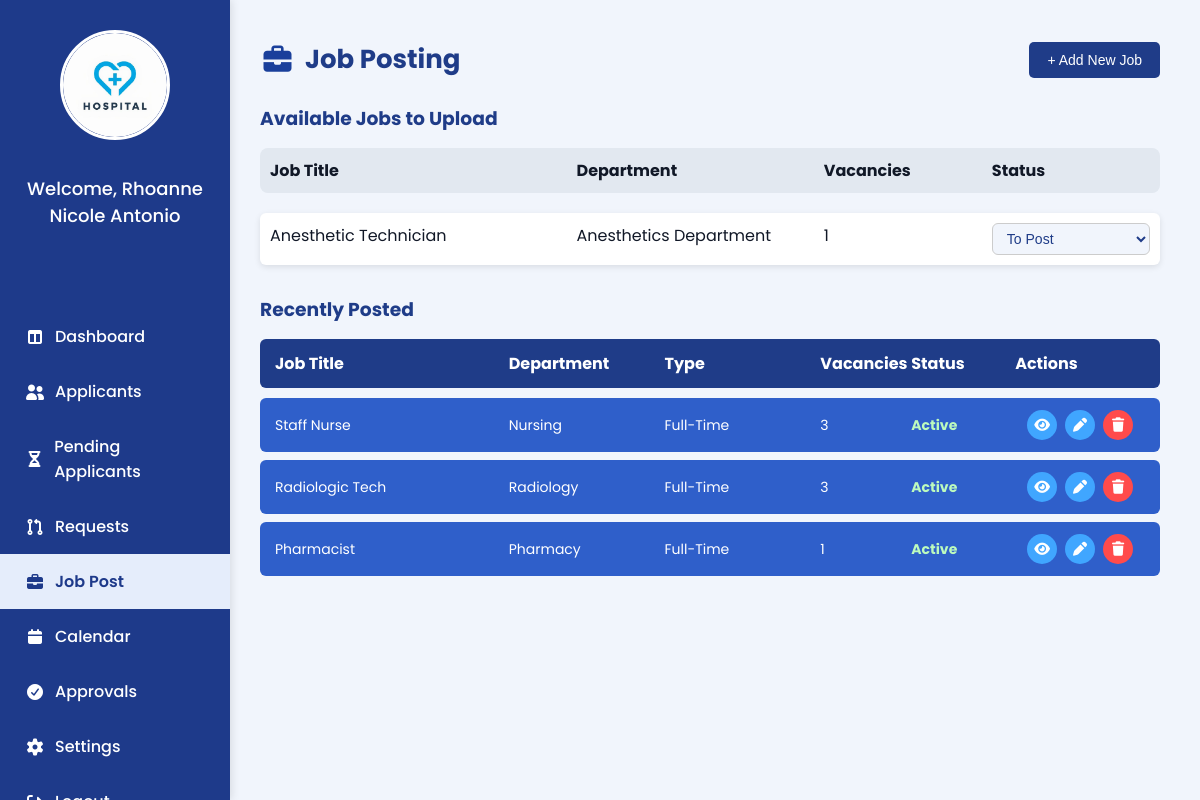
Page /Manager-JobPosting.php on the committed database.
### tables this page shows
CREATE TABLE `vacancies` (
  `id` int(11) NOT NULL,
  `department_id` int(11) NOT NULL,
  `position_id` int(11) NOT NULL,
  `employment_type_id` int(11) NOT NULL,
  `vacancy_count` int(11) NOT NULL,
  `status` varchar(255) NOT NULL DEFAULT 'To Post',
  `created_at` timestamp NOT NULL DEFAULT current_timestamp()
);

CREATE TABLE `position` (
  `positionID` int(11) NOT NULL,
  `departmentID` int(11) NOT NULL,
  `position_title` varchar(150) NOT NULL,
  `vacancies` int(11) DEFAULT NULL
);

CREATE TABLE `department` (
  `deptID` int(11) NOT NULL,
  `deptName` varchar(100) NOT NULL,
  `vacancies` int(11) DEFAULT NULL
);

### Manager-JobPosting.php (the view, shortened to what this page needs)
<?php
require 'admin/db.connect.php';
$managername = 0;
$managernameQuery = $conn->query("SELECT fullname FROM user WHERE role = 'Employee' AND  sub_role ='HR Manager' LIMIT 1");
if ($managernameQuery && $row = $managernameQuery->fetch_assoc()) {
    $managername = $row['fullname'];
}
$vacancies = [];
$query = "
SELECT v.id, d.deptName, p.position_title, v.vacancy_count, v.status
FROM vacancies v
JOIN department d ON v.department_id = d.deptID
JOIN position p ON v.position_id = p.positionID
WHERE v.status = 'To Post'
ORDER BY v.created_at DESC
";
$result = $conn->query($query);
if ($result && $result->num_rows > 0) {
    while ($row = $result->fetch_assoc()) {
        $vacancies[] = $row;
    }
}
?>
<!DOCTYPE html>
<html lang="en">
<head>
  <link rel="stylesheet" href="manager-sidebar.css">
  <link rel="stylesheet" href="https://cdnjs.cloudflare.com/ajax/libs/font-awesome/7.0.1/css/all.min.css">
</head>
<body>
  <div class="sidebar">
    <div class="sidebar-logo">
      <img src="Images/hospitallogo.png" alt="Hospital Logo">
    </div>
    <div class="sidebar-name">
      <p><?php echo "Welcome, $managername"?></p>
    </div>
    <ul class="nav">
      <li><a href="Manager_Dashboard.php"><i class="fa-solid fa-table-columns"></i>Dashboard</a></li>
      <li><a href="Manager_Applicants.php"><i class="fa-solid fa-user-group"></i>Applicants</a></li>
      <li><a href="Manager_PendingApplicants.php"><i class="fa-solid fa-hourglass-half"></i>Pending Applicants</a></li>
      <li><a href="Manager_Request.php"><i class="fa-solid fa-code-pull-request"></i>Requests</a></li>
      <li class="active"><a href="Manager-JobPosting.php"><i class="fa-solid fa-briefcase"></i>Job Post</a></li>
      <li><a href="Manager_Calendar.php"><i class="fa-solid fa-calendar"></i>Calendar</a></li>
      <li><a href="Manager_Approvals.php"><i class="fa-solid fa-circle-check"></i>Approvals</a></li>
      <li><a href="Manager_LeaveSettings.php"><i class="fa-solid fa-gear"></i>Settings</a></li>
      <li><a href="#"><i class="fa-solid fa-right-from-bracket"></i>Logout</a></li>
    </ul>
  </div>
  <main class="job-postings-container">
    <div class="job-header">
      <h2><i class="fa-solid fa-briefcase job-icon"></i> Job Posting</h2>
      <button class="add-job-btn">+ Add New Job</button>
    </div>
<div class="available-jobs">
    <h3 style="color:#1f3c88; margin-bottom:15px;">Available Jobs to Upload</h3>
    <?php if (!empty($vacancies)): ?>
        <div style="display:grid; grid-template-columns: 1.5fr 1.2fr 0.8fr 0.8fr; gap:10px; padding:10px; background:#e2e8f0; border-radius:8px; margin-bottom:20px;">
            <div><strong>Job Title</strong></div>
            <div><strong>Department</strong></div>
            <div><strong>Vacancies</strong></div>
            <div><strong>Status</strong></div>
        </div>
        <?php foreach ($vacancies as $job): ?>
            <div style="display:grid; grid-template-columns: 1.5fr 1.2fr 0.8fr 0.8fr; gap:10px; padding:10px; background:white; border-radius:6px; margin-bottom:8px; box-shadow: 0 2px 6px rgba(0,0,0,0.1);">
                <div><?php echo htmlspecialchars($job['position_title']); ?></div>
                <div><?php echo htmlspecialchars($job['deptName']); ?></div>
                <div><?php echo htmlspecialchars($job['vacancy_count']); ?></div>
                <div>
    <form method="POST" style="margin:0;">
        <select name="status" class="status-dropdown" onchange="this.form.submit()">
            <option value="To Post" <?php echo ($job['status'] == 'To Post') ? 'selected' : ''; ?>>To Post</option>
        </select>
    </form>
</div>
            </div>
        <?php endforeach; ?>
    <?php else: ?>
        <p style="color:#555;">No available jobs found.</p>
    <?php endif; ?>
</div>
    <div class="job-table">
       <h3 style="color:#1f3c88; margin-bottom:15px; margin-top: 30px;">Recently Posted</h3>
      <div class="job-table-header">
        <div>Job Title</div>
        <div>Department</div>
        <div>Type</div>
        <div>Vacancies</div>
        <div>Status</div>
        <div>Actions</div>
      </div>
      <div class="job-row">
        <div>Staff Nurse</div>
        <div>Nursing</div>
        <div>Full-Time</div>
        <div>3</div>
        <div class="status active">Active</div>
        <div class="actions">
          <button class="circle-btn"><i class="fa-solid fa-eye"></i></button>
          <button class="circle-btn"><i class="fa-solid fa-pen"></i></button>
          <button class="circle-btn delete"><i class="fa-solid fa-trash"></i></button>
        </div>
      </div>
      <div class="job-row">
        <div>Radiologic Tech</div>
        <div>Radiology</div>
        <div>Full-Time</div>
        <div>3</div>
        <div class="status active">Active</div>
        <div class="actions">
          <button class="circle-btn"><i class="fa-solid fa-eye"></i></button>
          <button class="circle-btn"><i class="fa-solid fa-pen"></i></button>
          <button class="circle-btn delete"><i class="fa-solid fa-trash"></i></button>
        </div>
      </div>
      <div class="job-row">
        <div>Pharmacist</div>
        <div>Pharmacy</div>
        <div>Full-Time</div>
        <div>1</div>
        <div class="status active">Active</div>
        <div class="actions">
          <button class="circle-btn"><i class="fa-solid fa-eye"></i></button>
          <button class="circle-btn"><i class="fa-solid fa-pen"></i></button>
          <button class="circle-btn delete"><i class="fa-solid fa-trash"></i></button>
        </div>
      </div>
    </div>
  </main>
</body>
</html>

### manager-sidebar.css (style rules this page uses)
* { margin: 0; padding: 0; box-sizing: border-box; }
body { font-family: "Poppins", "Roboto", sans-serif; }
.sidebar { width: 230px; background-color: #1E3A8A; height: 100vh; display: flex; flex-direction: column; align-items: center; padding-top: 30px; position: fixed; left: 0; top: 0; box-shadow: 2px 0 8px rgba(0, 0, 0, 0.1); overflow-y: auto; scrollbar-width: thin; scrollbar-color: #e5edfb transparent; }
.nav { margin-top: 40px; list-style: none; width: 100%; padding: 0; }
.nav li { width: 100%; }
.nav li a { color: #ffffff; text-decoration: none; display: flex; align-items: center; gap: 10px; padding: 15px 25px; font-weight: 500; transition: all 0.3s ease; width: 100%; box-sizing: border-box; }
.nav li a:hover, .nav li.active a { background-color: #e5edfb; color: #1E3A8A; font-weight: 600; }
.nav i { width: 20px; text-align: center; }
.sidebar-logo { display: flex; flex-direction: column; align-items: center; gap: 10px; margin-bottom: 20px; }
.sidebar-logo img { width: 100px; height: 100px; border-radius: 50%; border: 3px solid white; cursor: pointer; transition: transform 0.3s ease; }
.sidebar-name p { color: white; text-align: center; font-weight: 500; }

### Manager-JobPosting.php (style rules this page uses)
body { margin: 0; padding: 0; font-family: 'Poppins', 'Roboto', sans-serif; background-color: #f1f5fc; display: flex; color: #111827; }
.sidebar-logo { display: flex; justify-content: center; margin-bottom: 25px; }
.sidebar-logo img { height: 110px; width: 110px; border-radius: 50%; object-fit: cover; border: 3px solid #ffffff; }
.job-postings-container { flex-grow: 1; margin-left: 220px; padding: 40px; }
.job-header { display: flex; justify-content: space-between; align-items: center; margin-bottom: 25px; }
.job-header h2 { font-size: 26px; font-weight: bold; color: #1f3c88; display: flex; align-items: center; gap: 10px; }
.add-job-btn { background-color: #1f3c88; color: white; padding: 10px 18px; border: none; border-radius: 5px; font-size: 14px; cursor: pointer; transition: 0.3s; }
.job-table { width: 100%; }
.job-table-header, .job-row { display: grid; grid-template-columns: 1.8fr 1.2fr 1.2fr 0.7fr 0.8fr 1fr; padding: 12px 15px; align-items: center; }
.job-table-header { background-color: #1f3c88; color: white; font-weight: bold; border-radius: 6px; margin-bottom: 10px; }
.job-row { background-color: #2f5fca; color: white; margin-bottom: 8px; border-radius: 6px; }
.job-row div { font-size: 14px; }
.status.active { color: #bdfbbd; font-weight: bold; }
.actions { display: flex; gap: 8px; justify-content: center; }
.circle-btn { background: #40a6ff; border: none; padding: 6px; width: 30px; height: 30px; border-radius: 50%; display: flex; justify-content: center; align-items: center; cursor: pointer; color: white; transition: 0.3s; }
.circle-btn.delete { background: #ff4b4b; }
.circle-btn i { font-size: 14px; }
.job-icon { font-size: 28px; color: #1a3f9b; }
.sidebar-name { display: flex; justify-content: center; align-items: center; text-align: center; color: white; padding: 10px; margin-bottom: 30px; font-size: 18px; flex-direction: column; }
.status-dropdown { width: 100%; padding: 6px 10px; border-radius: 6px; border: 1px solid #ccc; background-color: #f1f5fc; color: #1f3c88; font-weight: 500; font-size: 14px; transition: 0.3s; cursor: pointer; }

### rows in the picture
vacancies: position.position_title "Anesthetic Technician", department.deptName "Anesthetics Department", vacancy_count "1", status "To Post"

### other values in the picture
$managername "Rhoanne Nicole Antonio"
